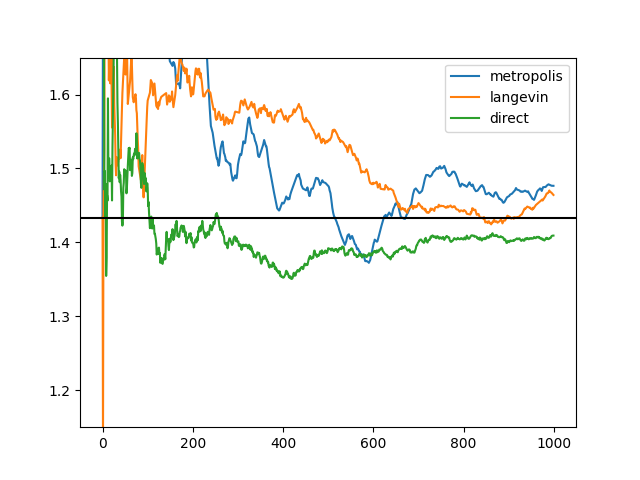

Python code for this plot:
import graph
import math
import matplotlib.pylab as plt
import random
import kahan


def fun(x):
    a, b = x
    return -1 / 2 * (a**2 * 5 / 4 + b**2 * 5 / 4 + a * b / 2 - (a + b) * y)


def dfun(x):
    a, b = x
    return (2 * y - b - 5 * a) / 4, (2 * y - 5 * b - a) / 4


def direct(draws):
    for i in range(draws):
        a = random.gauss(y / 3, math.sqrt(5 / 6))
        yield [random.gauss((2 * y - a) / 5, math.sqrt(4 / 5))]


random.seed(123456)
y = 4.3
init = (y / 3, y / 3)
sigma = 1.46
scale = (1, 1)
draws = 1000
for samples, label in ((graph.metropolis(fun, draws, init, scale, log=True),
                        "metropolis"), (graph.langevin(fun,
                                                       draws,
                                                       init,
                                                       dfun,
                                                       sigma,
                                                       log=True), "langevin"),
                       (direct(draws), "direct")):
    mean = kahan.cummean(a for (a, *rest) in samples)
    plt.plot(list(mean), label=label)
    plt.ylim(1.15, 1.65)
plt.axhline(init[0], color='k')
plt.legend()
plt.savefig("langevin4.png")
